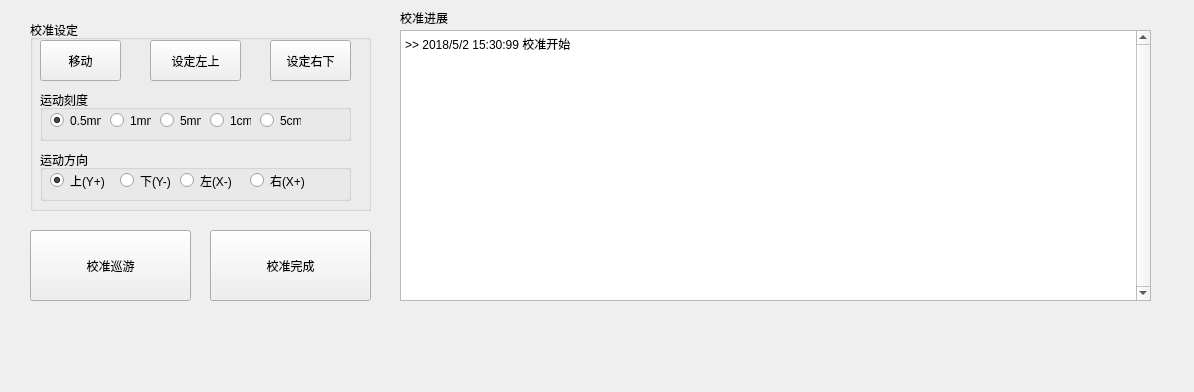
<?xml version="1.0" encoding="UTF-8"?>
<ui version="4.0">
 <class>cebsCalibForm</class>
 <widget class="QWidget" name="cebsCalibForm">
  <property name="geometry">
   <rect>
    <x>0</x>
    <y>0</y>
    <width>1194</width>
    <height>392</height>
   </rect>
  </property>
  <property name="windowTitle">
   <string>CALIBRATION</string>
  </property>
  <widget class="QGroupBox" name="groupBox_calib_set">
   <property name="geometry">
    <rect>
     <x>30</x>
     <y>20</y>
     <width>341</width>
     <height>191</height>
    </rect>
   </property>
   <property name="title">
    <string>校准设定</string>
   </property>
   <widget class="QGroupBox" name="groupBox_calib_move_scale">
    <property name="geometry">
     <rect>
      <x>10</x>
      <y>70</y>
      <width>311</width>
      <height>51</height>
     </rect>
    </property>
    <property name="title">
     <string>运动刻度</string>
    </property>
    <widget class="QRadioButton" name="radioButton_calib_5cm">
     <property name="geometry">
      <rect>
       <x>220</x>
       <y>20</y>
       <width>41</width>
       <height>21</height>
      </rect>
     </property>
     <property name="text">
      <string>5cm</string>
     </property>
    </widget>
    <widget class="QRadioButton" name="radioButton_calib_05mm">
     <property name="geometry">
      <rect>
       <x>10</x>
       <y>20</y>
       <width>51</width>
       <height>21</height>
      </rect>
     </property>
     <property name="text">
      <string>0.5mm</string>
     </property>
     <property name="checked">
      <bool>true</bool>
     </property>
    </widget>
    <widget class="QRadioButton" name="radioButton_calib_1cm">
     <property name="geometry">
      <rect>
       <x>170</x>
       <y>20</y>
       <width>41</width>
       <height>21</height>
      </rect>
     </property>
     <property name="text">
      <string>1cm</string>
     </property>
    </widget>
    <widget class="QRadioButton" name="radioButton_calib_1mm">
     <property name="geometry">
      <rect>
       <x>70</x>
       <y>20</y>
       <width>41</width>
       <height>21</height>
      </rect>
     </property>
     <property name="text">
      <string>1mm</string>
     </property>
     <property name="checked">
      <bool>false</bool>
     </property>
    </widget>
    <widget class="QRadioButton" name="radioButton_calib_5mm">
     <property name="geometry">
      <rect>
       <x>120</x>
       <y>20</y>
       <width>41</width>
       <height>21</height>
      </rect>
     </property>
     <property name="text">
      <string>5mm</string>
     </property>
    </widget>
   </widget>
   <widget class="QGroupBox" name="groupBox_calib_move_dir">
    <property name="geometry">
     <rect>
      <x>10</x>
      <y>130</y>
      <width>311</width>
      <height>51</height>
     </rect>
    </property>
    <property name="title">
     <string>运动方向</string>
    </property>
    <widget class="QRadioButton" name="radioButton_calib_y_plus">
     <property name="geometry">
      <rect>
       <x>10</x>
       <y>20</y>
       <width>61</width>
       <height>21</height>
      </rect>
     </property>
     <property name="text">
      <string>上(Y+)</string>
     </property>
     <property name="checked">
      <bool>true</bool>
     </property>
    </widget>
    <widget class="QRadioButton" name="radioButton_calib_x_plus">
     <property name="geometry">
      <rect>
       <x>210</x>
       <y>20</y>
       <width>61</width>
       <height>21</height>
      </rect>
     </property>
     <property name="text">
      <string>右(X+)</string>
     </property>
    </widget>
    <widget class="QRadioButton" name="radioButton_calib_y_minus">
     <property name="geometry">
      <rect>
       <x>80</x>
       <y>20</y>
       <width>61</width>
       <height>21</height>
      </rect>
     </property>
     <property name="text">
      <string>下(Y-)</string>
     </property>
     <property name="checked">
      <bool>false</bool>
     </property>
    </widget>
    <widget class="QRadioButton" name="radioButton_calib_x_minus">
     <property name="geometry">
      <rect>
       <x>140</x>
       <y>20</y>
       <width>61</width>
       <height>21</height>
      </rect>
     </property>
     <property name="text">
      <string>左(X-)</string>
     </property>
    </widget>
   </widget>
   <widget class="QPushButton" name="pushButton_calib_move">
    <property name="geometry">
     <rect>
      <x>10</x>
      <y>20</y>
      <width>81</width>
      <height>41</height>
     </rect>
    </property>
    <property name="text">
     <string>移动</string>
    </property>
   </widget>
   <widget class="QPushButton" name="pushButton_calib_left_up">
    <property name="geometry">
     <rect>
      <x>120</x>
      <y>20</y>
      <width>91</width>
      <height>41</height>
     </rect>
    </property>
    <property name="text">
     <string>设定左上</string>
    </property>
   </widget>
   <widget class="QPushButton" name="pushButton_calib_right_bottom">
    <property name="geometry">
     <rect>
      <x>240</x>
      <y>20</y>
      <width>81</width>
      <height>41</height>
     </rect>
    </property>
    <property name="text">
     <string>设定右下</string>
    </property>
   </widget>
  </widget>
  <widget class="QTextEdit" name="textEdit_calib_runProgress">
   <property name="geometry">
    <rect>
     <x>400</x>
     <y>30</y>
     <width>751</width>
     <height>271</height>
    </rect>
   </property>
   <property name="mouseTracking">
    <bool>true</bool>
   </property>
   <property name="tabletTracking">
    <bool>true</bool>
   </property>
   <property name="layoutDirection">
    <enum>Qt::LeftToRight</enum>
   </property>
   <property name="autoFillBackground">
    <bool>true</bool>
   </property>
   <property name="verticalScrollBarPolicy">
    <enum>Qt::ScrollBarAlwaysOn</enum>
   </property>
   <property name="horizontalScrollBarPolicy">
    <enum>Qt::ScrollBarAsNeeded</enum>
   </property>
   <property name="sizeAdjustPolicy">
    <enum>QAbstractScrollArea::AdjustToContents</enum>
   </property>
   <property name="autoFormatting">
    <set>QTextEdit::AutoAll</set>
   </property>
   <property name="tabChangesFocus">
    <bool>true</bool>
   </property>
   <property name="html">
    <string>&lt;!DOCTYPE HTML PUBLIC &quot;-//W3C//DTD HTML 4.0//EN&quot; &quot;http://www.w3.org/TR/REC-html40/strict.dtd&quot;&gt;
&lt;html&gt;&lt;head&gt;&lt;meta name=&quot;qrichtext&quot; content=&quot;1&quot; /&gt;&lt;style type=&quot;text/css&quot;&gt;
p, li { white-space: pre-wrap; }
&lt;/style&gt;&lt;/head&gt;&lt;body style=&quot; font-family:'SimSun'; font-size:9pt; font-weight:400; font-style:normal;&quot;&gt;
&lt;p style=&quot; margin-top:0px; margin-bottom:0px; margin-left:0px; margin-right:0px; -qt-block-indent:0; text-indent:0px;&quot;&gt;&amp;gt;&amp;gt; 2018/5/2 15:30:99 校准开始&lt;/p&gt;&lt;/body&gt;&lt;/html&gt;</string>
   </property>
  </widget>
  <widget class="QLabel" name="label_calib_runProgress">
   <property name="geometry">
    <rect>
     <x>400</x>
     <y>10</y>
     <width>261</width>
     <height>16</height>
    </rect>
   </property>
   <property name="text">
    <string>校准进展</string>
   </property>
  </widget>
  <widget class="QPushButton" name="pushButton_calib_pilot">
   <property name="geometry">
    <rect>
     <x>30</x>
     <y>230</y>
     <width>161</width>
     <height>71</height>
    </rect>
   </property>
   <property name="text">
    <string>校准巡游</string>
   </property>
  </widget>
  <widget class="QPushButton" name="pushButton_calib_comp">
   <property name="geometry">
    <rect>
     <x>210</x>
     <y>230</y>
     <width>161</width>
     <height>71</height>
    </rect>
   </property>
   <property name="text">
    <string>校准完成</string>
   </property>
  </widget>
 </widget>
 <resources/>
 <connections>
  <connection>
   <sender>pushButton_calib_comp</sender>
   <signal>clicked()</signal>
   <receiver>cebsCalibForm</receiver>
   <slot>slot_calib_close()</slot>
   <hints>
    <hint type="sourcelabel">
     <x>305</x>
     <y>269</y>
    </hint>
    <hint type="destinationlabel">
     <x>332</x>
     <y>327</y>
    </hint>
   </hints>
  </connection>
  <connection>
   <sender>pushButton_calib_move</sender>
   <signal>clicked()</signal>
   <receiver>cebsCalibForm</receiver>
   <slot>slot_calib_move()</slot>
   <hints>
    <hint type="sourcelabel">
     <x>94</x>
     <y>61</y>
    </hint>
    <hint type="destinationlabel">
     <x>16</x>
     <y>59</y>
    </hint>
   </hints>
  </connection>
  <connection>
   <sender>pushButton_calib_left_up</sender>
   <signal>clicked()</signal>
   <receiver>cebsCalibForm</receiver>
   <slot>slot_calib_left_up()</slot>
   <hints>
    <hint type="sourcelabel">
     <x>179</x>
     <y>57</y>
    </hint>
    <hint type="destinationlabel">
     <x>249</x>
     <y>17</y>
    </hint>
   </hints>
  </connection>
  <connection>
   <sender>pushButton_calib_right_bottom</sender>
   <signal>clicked()</signal>
   <receiver>cebsCalibForm</receiver>
   <slot>slot_calib_right_bottom()</slot>
   <hints>
    <hint type="sourcelabel">
     <x>305</x>
     <y>64</y>
    </hint>
    <hint type="destinationlabel">
     <x>383</x>
     <y>70</y>
    </hint>
   </hints>
  </connection>
  <connection>
   <sender>pushButton_calib_pilot</sender>
   <signal>clicked()</signal>
   <receiver>cebsCalibForm</receiver>
   <slot>slot_calib_pilot()</slot>
   <hints>
    <hint type="sourcelabel">
     <x>121</x>
     <y>280</y>
    </hint>
    <hint type="destinationlabel">
     <x>139</x>
     <y>344</y>
    </hint>
   </hints>
  </connection>
 </connections>
 <slots>
  <slot>slot_calib_close()</slot>
  <slot>slot_calib_move()</slot>
  <slot>slot_calib_left_up()</slot>
  <slot>slot_calib_right_bottom()</slot>
  <slot>slot_calib_pilot()</slot>
 </slots>
</ui>
